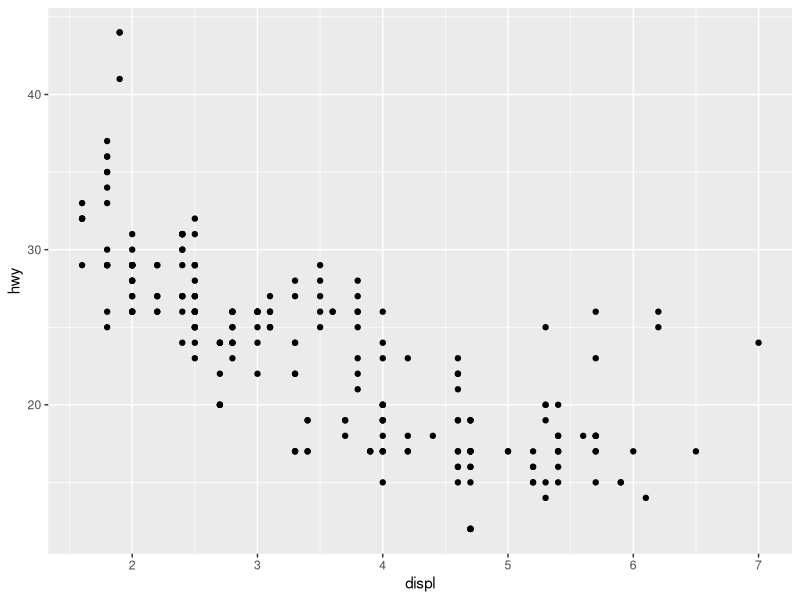
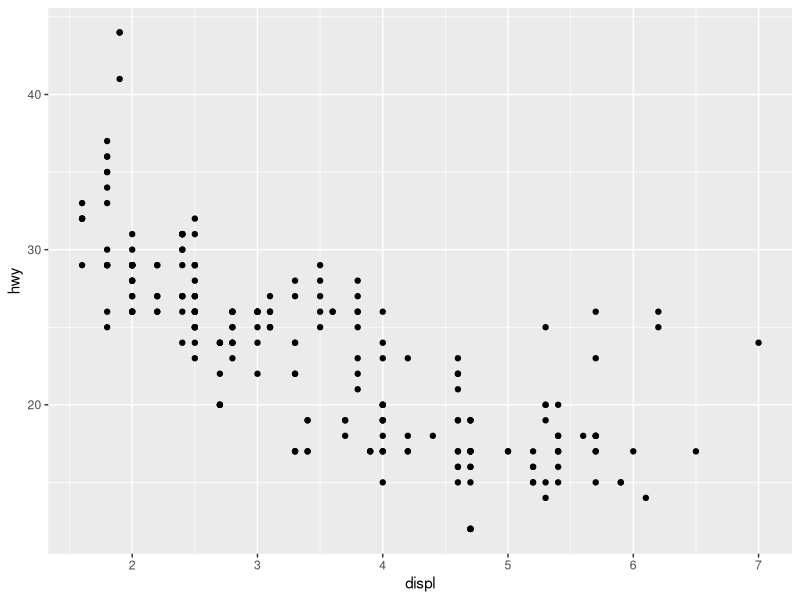
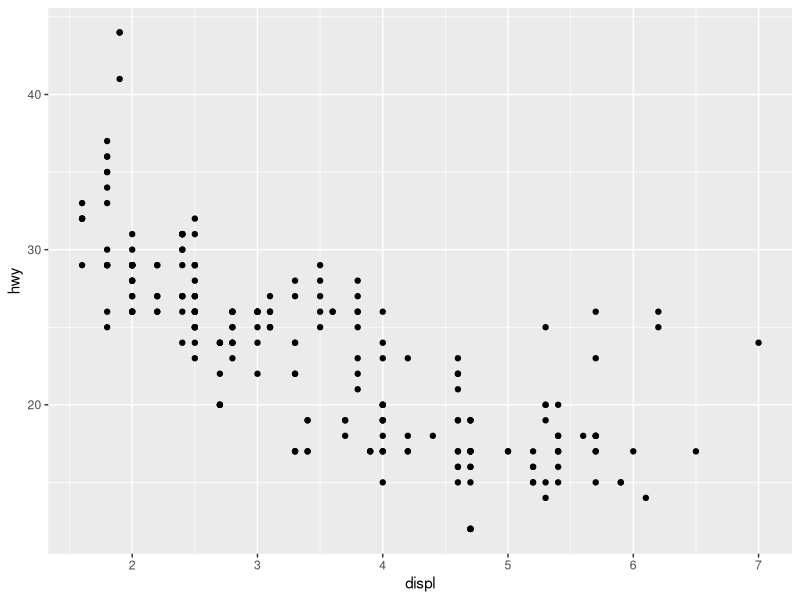
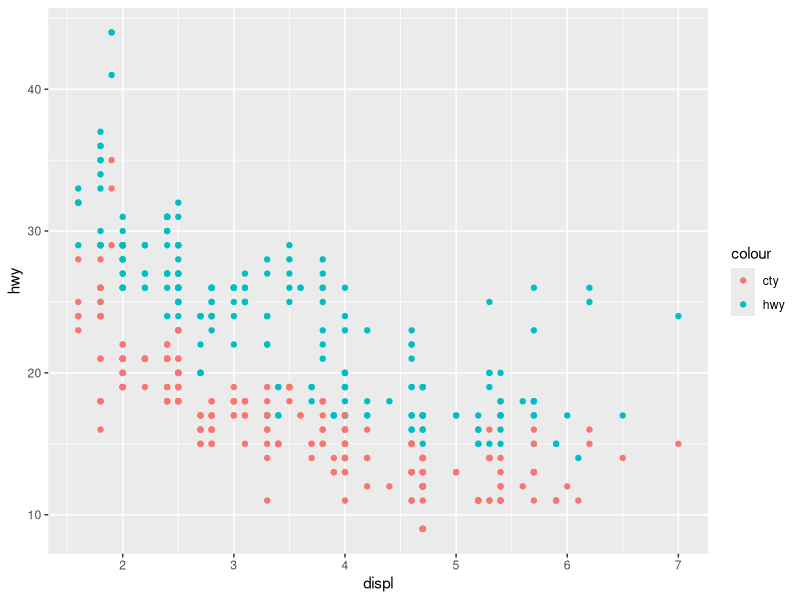
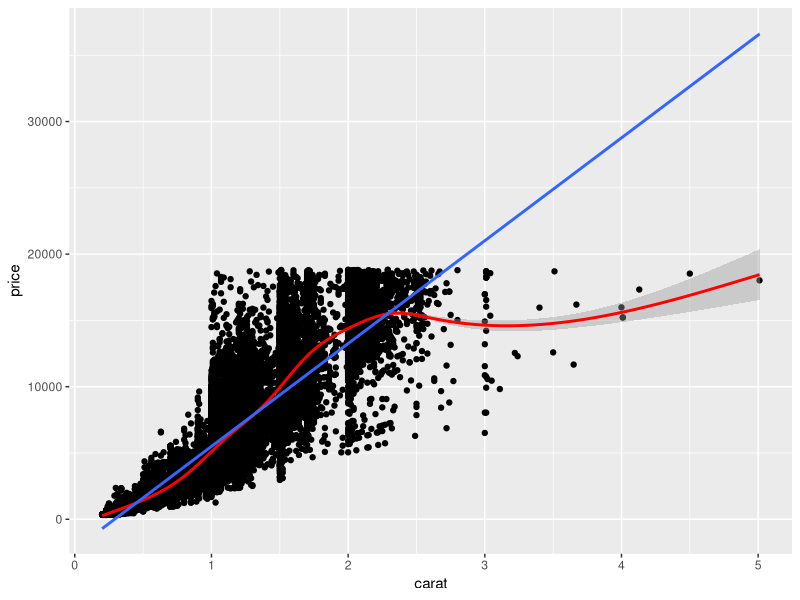
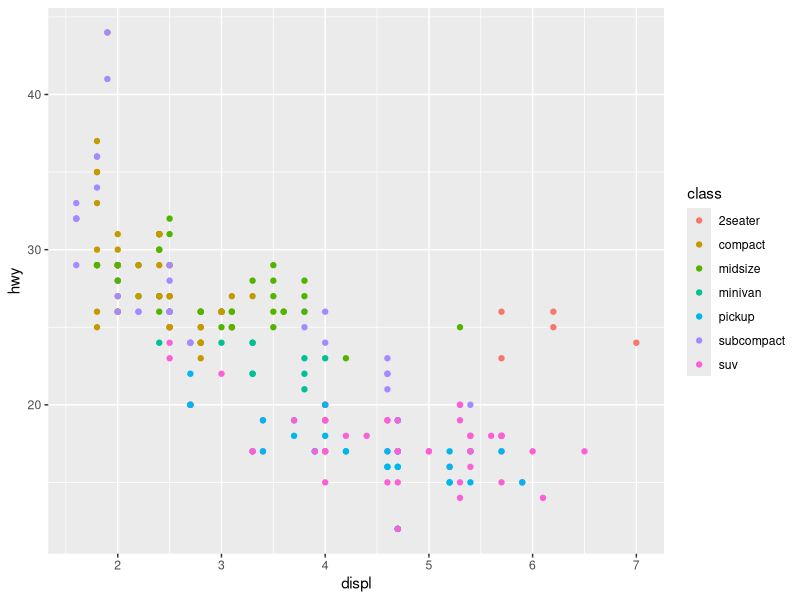
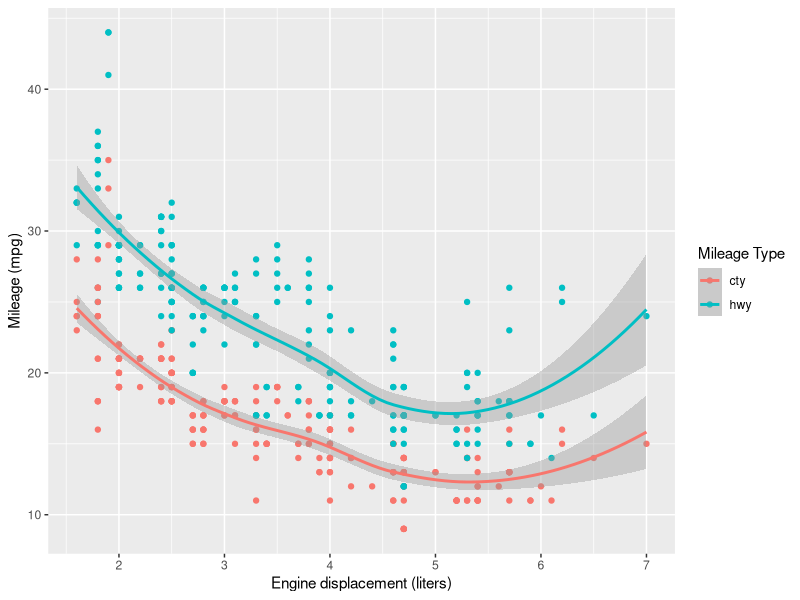
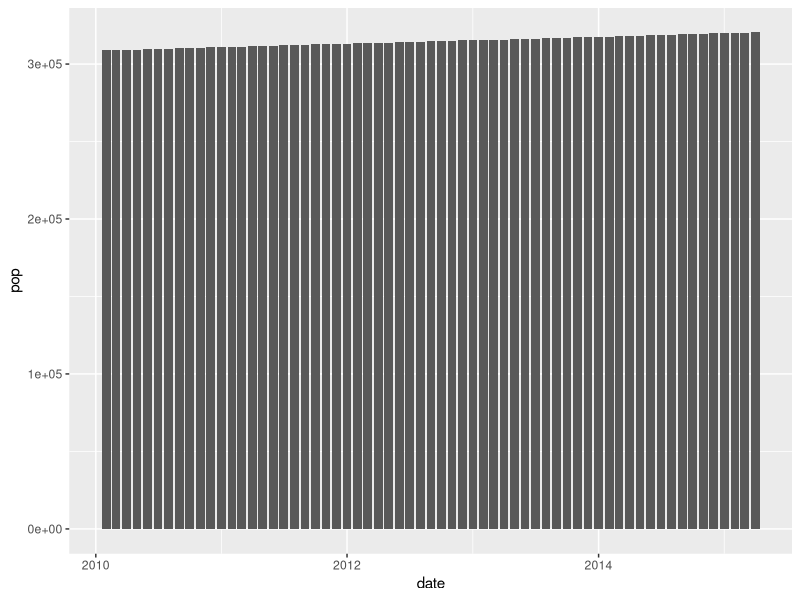

Here is the R script that generated these plots, in order:
## ---- chunk 1
# knitr options
knitr::opts_chunk$set(echo = TRUE)
## ---- chunk 2
library(tidyverse)

## ---- chunk 3
## NOTE: No need to modify! Just example code
ggplot(
  data = mpg,
  mapping = aes(x = displ, y = hwy)
) +
  geom_point()
## ---- chunk 4
## NOTE: No need to modify! Just example code
ggplot(
  mpg,
  aes(x = displ, y = hwy)
) +
  geom_point()
## ---- chunk 5
## NOTE: No need to modify! Just example code
ggplot(
  mpg,
  aes(displ, hwy)
) +
  geom_point()
## ---- chunk 6
## NOTE: No need to modify! Just example code
ggplot(mpg, aes(x = displ)) +
  geom_point(aes(y = hwy, color = "hwy")) +
  geom_point(aes(y = cty, color = "cty"))
## ---- chunk 7
## TODO: Add a "gam" and "lm" smooth to the following plot
diamonds %>%
  ggplot(aes(carat, price)) +
  geom_point() +
  geom_smooth(method = "gam", color = "red") +
  geom_smooth(method = "lm")
## ---- chunk 8
## TODO: Use df_annotate below to add text labels to the scatterplot
library(ggrepel)
df_annotate <-
  mpg %>%
  group_by(class) %>%
  summarize(
    displ = mean(displ),
    hwy = mean(hwy)
  )

mpg %>%
  ggplot(aes(displ, hwy)) +
  geom_point(aes(color = class))
  geom_label_repel(mapping = aes(label = ))
## ---- chunk 9
## NOTE: No need to modify! Just analyze the scatterplot
mpg %>%
  pivot_longer(names_to = "source", values_to = "mpg", c(hwy, cty)) %>%
  ggplot(aes(displ, mpg, color = source)) +
  geom_point() +
  geom_smooth() +
  scale_color_discrete(name = "Mileage Type") +
  labs(
    x = "Engine displacement (liters)",
    y = "Mileage (mpg)"
  )
## ---- chunk 10
economics %>%
  filter(date > lubridate::ymd("2010-01-01")) %>%
  ggplot(aes(date, pop)) +
  geom_col()
## ---- chunk 11
economics %>%
  filter(date > lubridate::ymd("2010-01-01")) %>%
  ggplot(aes(date, pop)) +
  geom_point()
## ---- chunk 12
economics %>%
  mutate(pop_delta = pop - lag(pop)) %>%
  filter(date > lubridate::ymd("2005-01-01")) %>%
  ggplot(aes(date, pop_delta)) +
  geom_col()
## ---- chunk 13
economics %>%
  mutate(pop_delta = pop - lag(pop)) %>%
  filter(date > lubridate::ymd("2005-01-01")) %>%
  ggplot(aes(date, pop_delta)) +
  geom_point()
